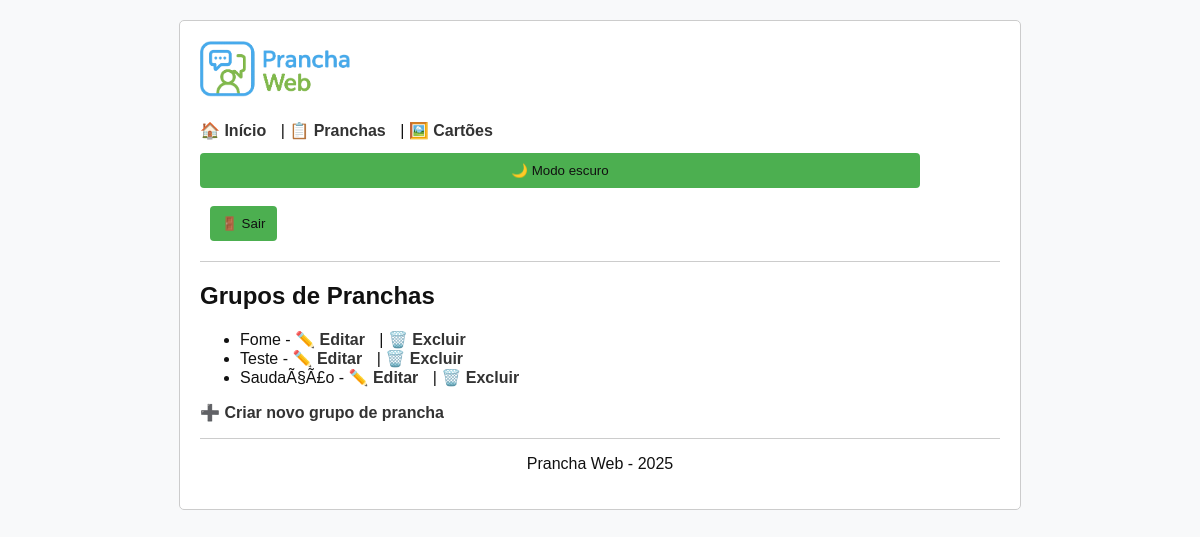
Page /pages/gerenciar_grupos_pranchas.php (signed in) on the earlier database version.
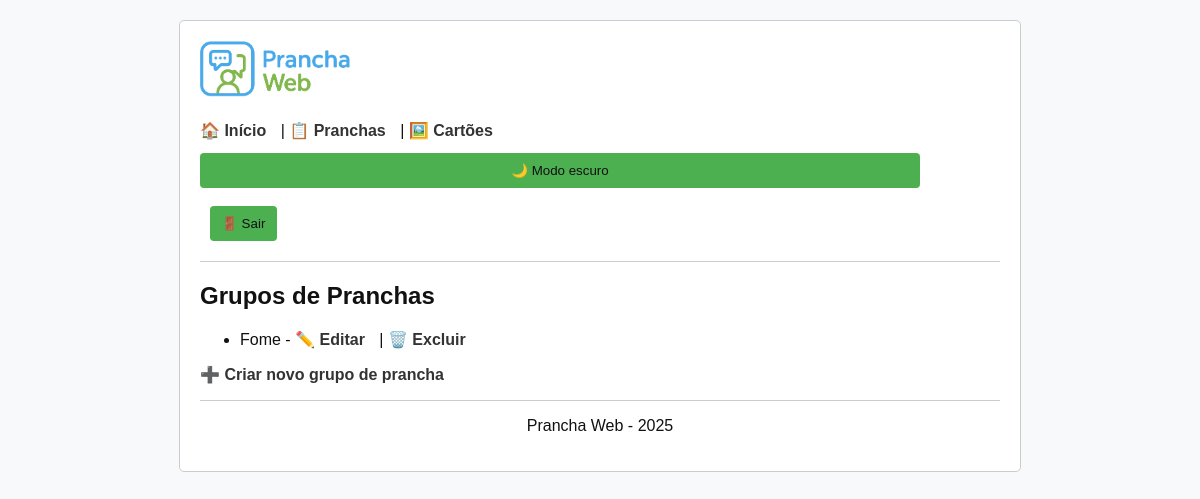
Same page on the later database version.
### tables this page shows
CREATE TABLE `grupos_pranchas` (
  `id` int(11) NOT NULL,
  `nome` varchar(100) NOT NULL
);

### includes/modelo_grupos_pranchas.php (called while the page is built, shortened)
<?php
function listarGruposPranchas() {
    $conexao = new mysqli(DB_HOST, DB_USUARIO, DB_SENHA, DB_NOME);
    $grupos = [];
    $sql = "SELECT id, nome FROM grupos_pranchas";
    $comando = $conexao->prepare($sql);
    $comando->execute();
    $comando->bind_result($id, $nome);
    while ($comando->fetch()) {
        $grupos[] = ['id' => $id, 'nome' => $nome];
    }
    return $grupos;
}
?>

### includes/controle_grupos_pranchas.php (called while the page is built)
<?php
require_once 'modelo_grupos_pranchas.php';
$lista_grupos_pranchas = listarGruposPranchas();
?>

### pages/gerenciar_grupos_pranchas.php (the view)
<?php include '../includes/cabecalho.php'; ?>
<?php require_once '../includes/controle_grupos_pranchas.php'; ?>
<h2>Grupos de Pranchas</h2>
<?php if (count($lista_grupos_pranchas) > 0): ?>
    <ul>
        <?php foreach ($lista_grupos_pranchas as $grupo): ?>
            <li>
                <?php echo htmlspecialchars($grupo['nome']); ?> -
                <a href="editar_grupo_prancha.php?id=<?php echo $grupo['id']; ?>">✏️ Editar</a> |
                <a href="../includes/controle_excluir_grupo_prancha.php?id=<?php echo $grupo['id']; ?>" onclick="return confirm('Tem certeza que deseja excluir este grupo?');">🗑️ Excluir</a>
            </li>
        <?php endforeach; ?>
    </ul>
<?php else: ?>
    <p>Nenhum grupo de prancha cadastrado ainda.</p>
<?php endif; ?>
<p><a href="criar_grupo_prancha.php">➕ Criar novo grupo de prancha</a></p>
<?php include '../includes/rodape.php'; ?>

Differences in the rows shown:
removed grupos_pranchas: nome "Teste"
removed grupos_pranchas: nome "SaudaÃ§Ã£o"
